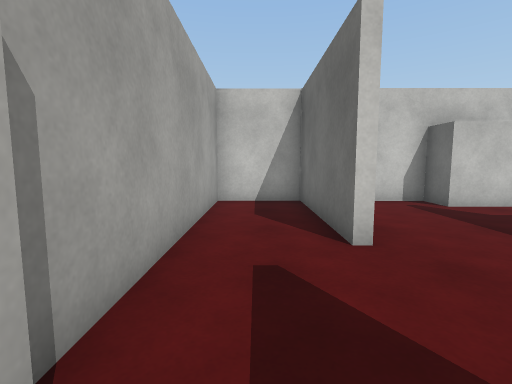
view 1 (above)

20 first-person views from a walk through a scene from a Unity 3-D project. The camera is 1.2 m above the floor, tilts 6° down and sees 85° across. The floor is counted in squares, 1 m on a side. Each view is taken from the middle of a square. On the plan, view 1 faces up. The plan holds only what a view shows up to about 13 squares ahead; the rest is blank. The place goes on beyond the plan. Surface patterns are stand-ins for the level's own textures.

view 2
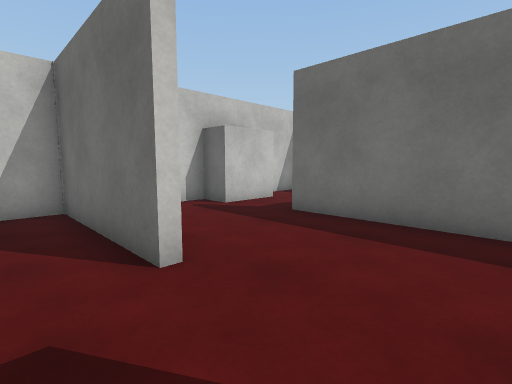

view 3
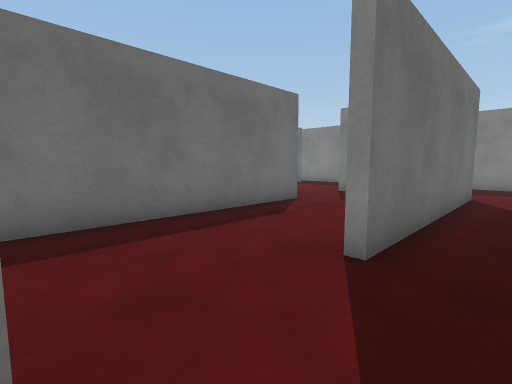

view 4
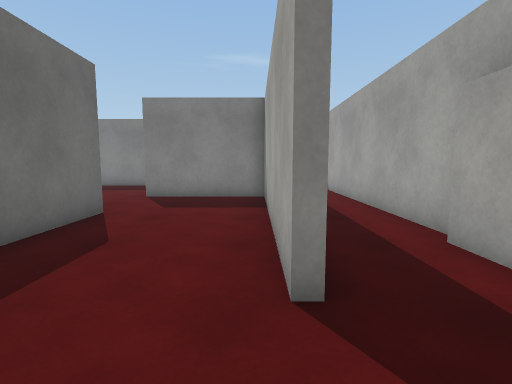

view 5
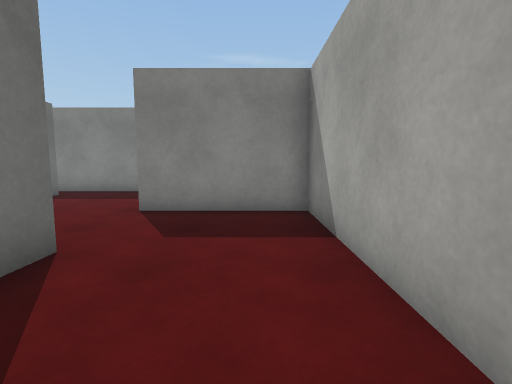

view 6
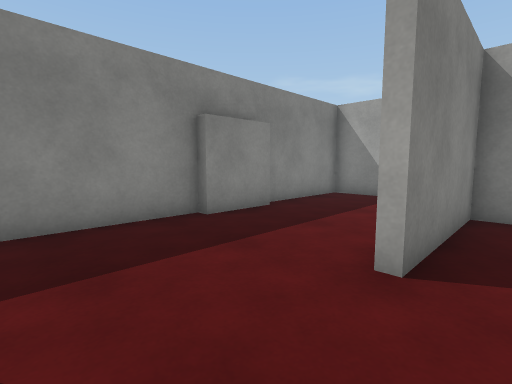

view 7
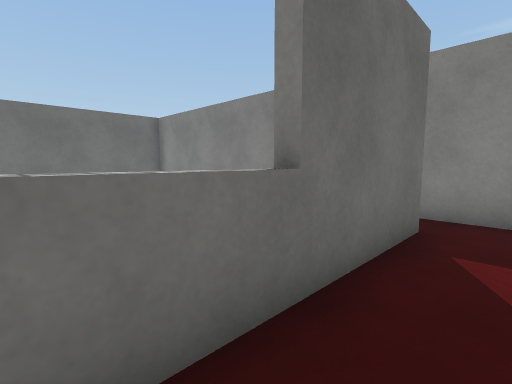

view 8
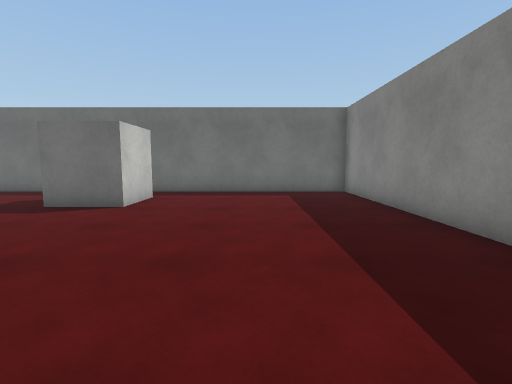

view 9
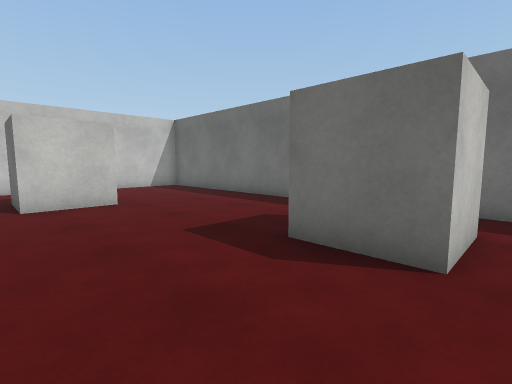

view 10
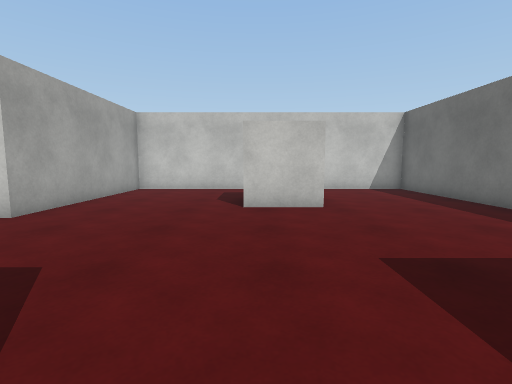

view 11
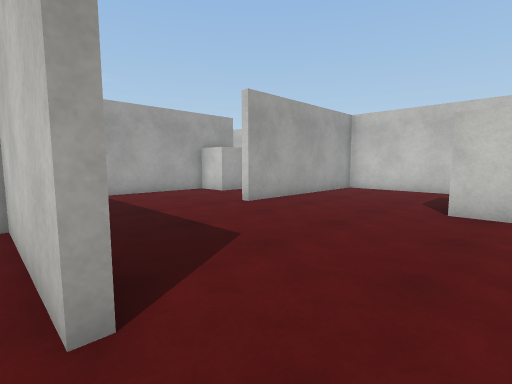

view 12
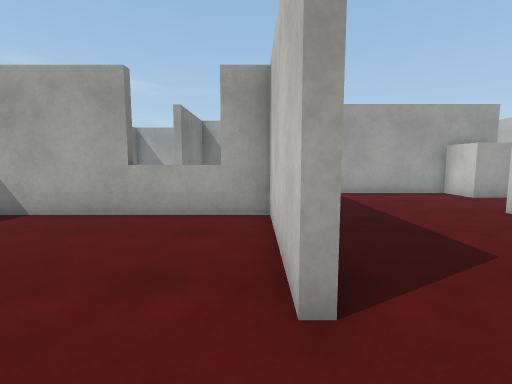

view 13
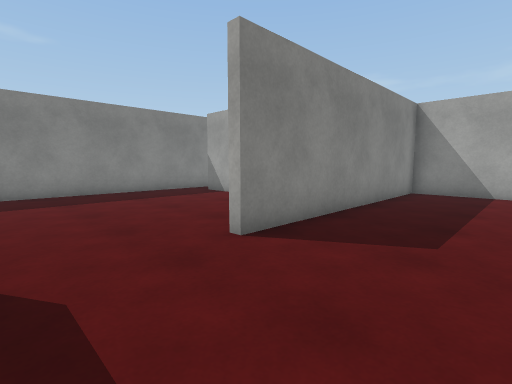

view 14
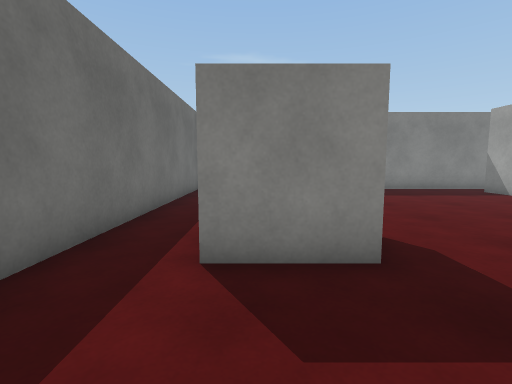

view 15
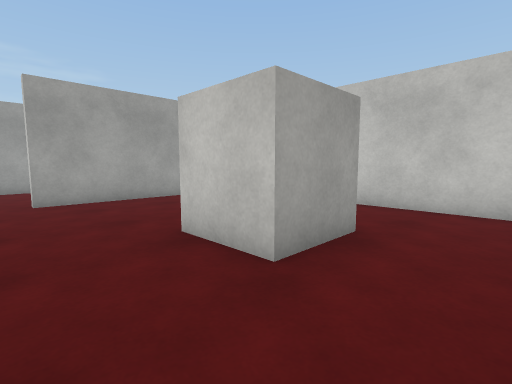

view 16
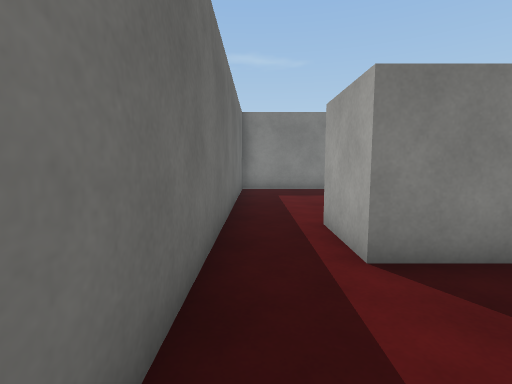

view 17
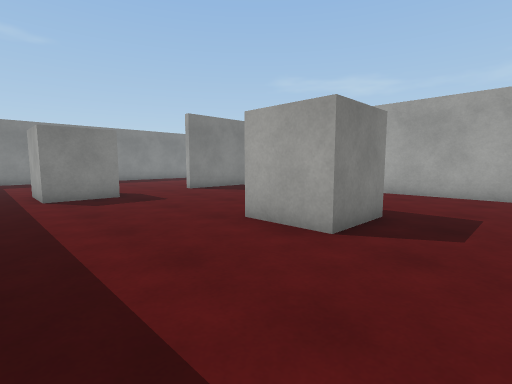

view 18
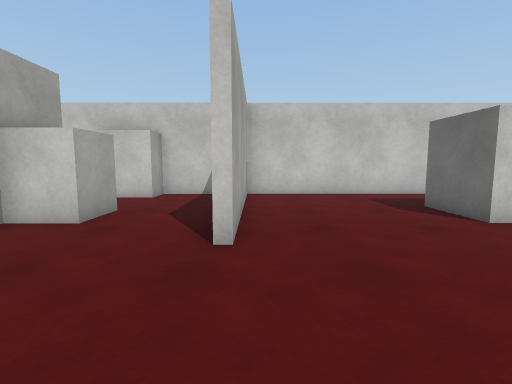

view 19
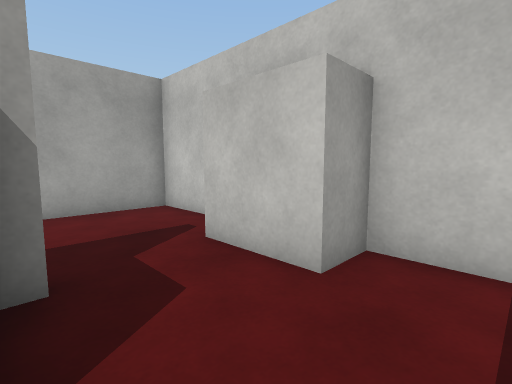

view 20
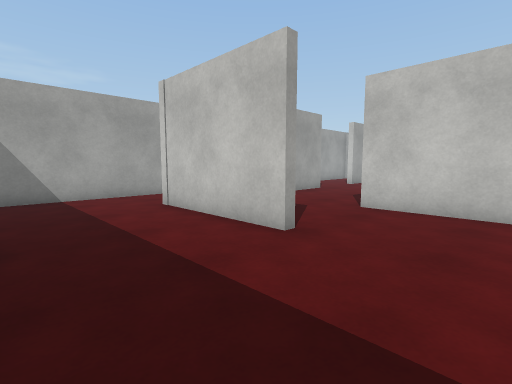

### Floor plan
Points are (right, up) in squares from view 1. A wall is a line through its corners. A room is listed if a view was taken in it or the views show most of it. See-through windows are left out.
Room 1 (views 1, 2, 3, 4, 5, 6, 7, 8, 9, 10, 11, 12, 13, 14, 15, 16, 17, 18, 19, 20)
walls: (15, -3.7) (10.7, -3.7) (10.7, -10.4); (8.8, -3.7) (5.7, -3.7) (5.7, 5.4); (10.2, -6.9) (10.8, -6.9); (6, -7.2) (1.4, -7.2) (1.4, 0.8); (6, 3.5) (6, -3.4) (15, -3.4); (10.4, -10.5) (10.4, -5); (6, 5.5) (6, 5); (1.7, 0.8) (1.7, -6.9) (6, -6.9); (10.1, 8.8) (7.4, 8.8) (7.4, 7.6) (5.3, 7.6) (5.3, 8.8) (1.7, 8.8) (1.7, 5.9); (1.4, 3.9) (1.4, 8.8) (-1.2, 8.8) (-1.2, 1.4); (3, -11.3) (5.3, -11.3) (5.3, -11.7) (22.6, -11.7) (22.6, 8.8) (10.7, 8.8) (10.7, 2) (10.2, 2); (-1.2, -1.5) (-1.2, -11.7) (2.8, -11.7)
objects: block (-1, 0); block (6, 4) to (7, 5); block (16, 4) to (18, 5); block (19, -4) to (20, -2)

Where each view was taken, in squares from view 1:
view 1: 0 up, 0 right, facing up
view 2: 1 up, 0 right, facing up-right
view 3: 4 up, 0 right, facing down-right
view 4: 3 up, 2 right, facing down
view 5: 0 up, 3 right, facing down
view 6: 6 down, 9 right, facing down-left
view 7: 5 down, 9 right, facing down-right
view 8: 8 down, 11 right, facing right
view 9: 5 down, 15 right, facing up-right
view 10: 4 down, 16 right, facing up
view 11: 4 down, 17 right, facing up-left
view 12: 4 down, 17 right, facing left
view 13: 0 up, 18 right, facing down-left
view 14: 1 up, 20 right, facing down
view 15: 1 up, 20 right, facing up-left
view 16: 1 up, 22 right, facing down
view 17: 8 up, 22 right, facing down-left
view 18: 2 down, 11 right, facing up
view 19: 5 up, 9 right, facing up-left
view 20: 11 down, 9 right, facing up-left
